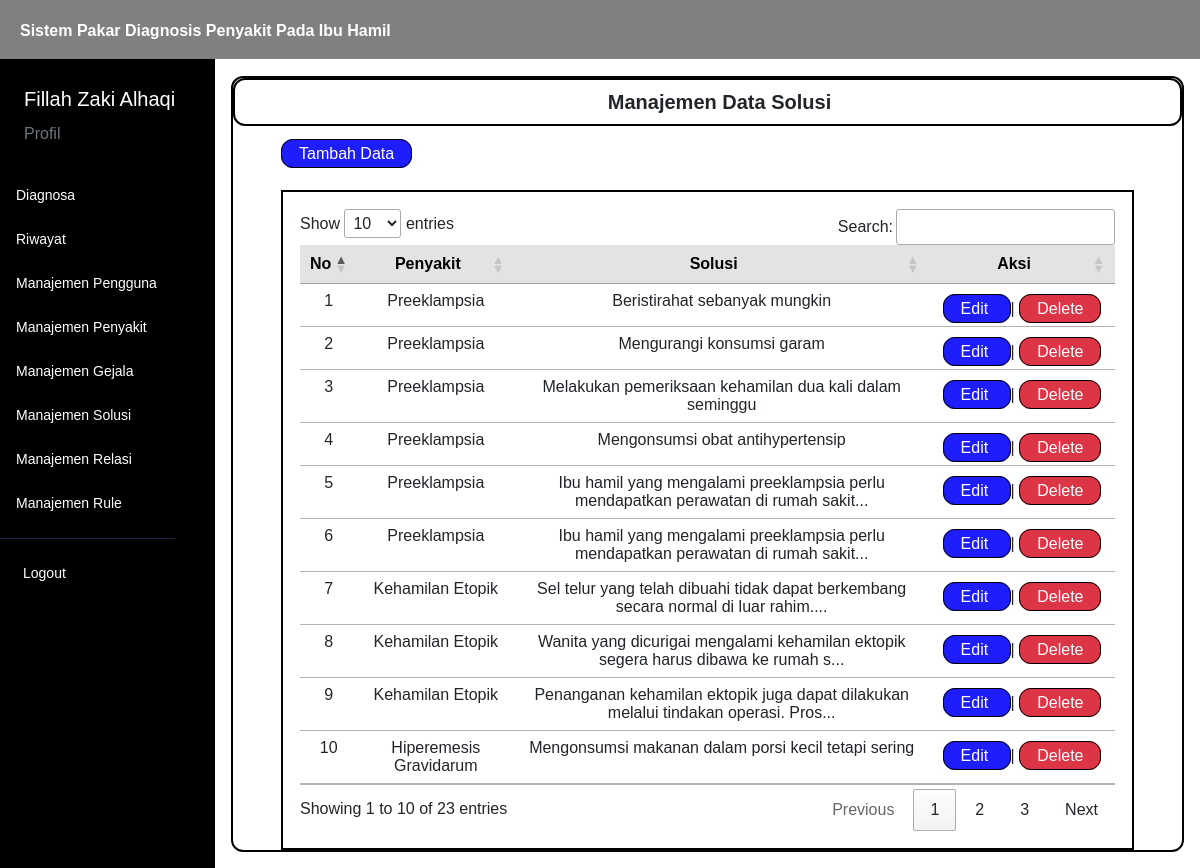
/menu/manaj_solusi.php (signed in), run on the app's committed database.
### tables this page shows
CREATE TABLE `user` (
  `iduser` int(11) NOT NULL,
  `username` varchar(50) NOT NULL,
  `password` varchar(100) NOT NULL,
  `nama` varchar(50) NOT NULL,
  `email` varchar(50) NOT NULL,
  `level` varchar(40) NOT NULL
);

CREATE TABLE `solusi` (
  `idsolusi` int(11) NOT NULL,
  `idpenyakit` int(11) NOT NULL,
  `solusi` text NOT NULL
);

CREATE TABLE `penyakit` (
  `idpenyakit` int(11) NOT NULL,
  `kode_penyakit` varchar(45) NOT NULL,
  `nama_penyakit` varchar(50) NOT NULL,
  `deskripsi` text NOT NULL
);

### controller/main.php (called while the page is built, shortened)
<?php
$conn = mysqli_connect("localhost", "root", "", "kehamilan");
function query($query)
{
    global $conn;
    $result = mysqli_query($conn, $query);
    $rows = [];
    while ($row = mysqli_fetch_assoc($result)) {
        $rows[] = $row;
    }
    return $rows;
}
function generateRandomKey()
{
    $keyLength = 32;
    $randomBytes = openssl_random_pseudo_bytes($keyLength, $strong);
    if (!$strong) {
        $randomBytes = random_bytes($keyLength);
    }
    return base64_encode($randomBytes);
}
function enkripsi($kata)
{
    $key = generateRandomKey();
    $string = openssl_encrypt($kata, 'AES-256-CBC', $key, 0, substr($key, 0, 16));
    $hasilEnkripsi = base64_encode($key . $string);
    return $hasilEnkripsi;
}
function dekripsi($kata)
{
    $string = base64_decode($kata);
    $key = substr($string, 0, 44);
    $enkripsi = substr($string, 44);
    $hasil = openssl_decrypt($enkripsi, 'AES-256-CBC', $key, 0, substr($key, 0, 16));
    return $hasil;
}
function cari_user() {
    $id = dekripsi($_COOKIE['SPKehamilan']);
    $user = query("SELECT * FROM user WHERE iduser = $id")[0];
    return $user;
}
function validasi_admin()
{
    $id = dekripsi($_COOKIE['SPKehamilan']);
    $cek = query("SELECT * FROM user WHERE iduser = $id")[0];
}
?>

### menu/manaj_solusi.php (the view, shortened to what this page needs)
<?php
$data = query("SELECT * FROM solusi ORDER BY idpenyakit ASC");
?>
<html lang="en">
<head>
    <link href="https://cdn.jsdelivr.net/npm/bootstrap@5.3.0/dist/css/bootstrap.min.css" rel="stylesheet"
>
    <link rel="stylesheet" href="https://cdn.datatables.net/1.13.4/css/jquery.dataTables.min.css">
    <link rel="stylesheet" href="../style.css">
</head>
<body>
    <div class="content">
        <?php
        require_once('../navbar/navbar.php');
        ?>
        <div class="main-container m-0">
            <div class="d-flex">
                <?php
                require_once('../navbar/sidebar.php');
                ?>
                <div class="contents px-3 py-3">
                    <div class="box">
                        <div class="box1">
                            <h5 class="text-dark text-center mb-0 ms-4 fw-bold">
                                Manajemen Data Solusi
                            </h5>
                        </div>
                        <div class="ms-5 mt-3">
                            <a href="../insert/solusi.php">Tambah Data</a>
                        </div>
                        <div class="tabel mt-4 mx-5">
                            <table id="example" class="table table-hover text-center">
                                <thead>
                                    <tr class="table-secondary">
                                        <th class="text-center" scope="col">No</th>
                                        <th class="text-center" scope="col">Penyakit</th>
                                        <th class="text-center" scope="col">Solusi</th>
                                        <th class="text-center" scope="col" style="width: 150px;">Aksi</th>
                                    </tr>
                                </thead>
                                <tbody>
                                    <?php
                                    $i = 1;
                                    foreach ($data as $sol):
                                        ?>
                                        <tr>
                                            <?php
                                            $idpenyakit = $sol['idpenyakit'];
                                            $nama_penyakit = query("SELECT nama_penyakit FROM penyakit WHERE idpenyakit = $idpenyakit")[0];
                                            ?>
                                            <td>
                                                <?= $i; ?>
                                            </td>
                                            <td>
                                                <?= $nama_penyakit['nama_penyakit']; ?>
                                            </td>
                                            <td class="truncate">
                                                <?php
                                                $solusi_terbatas = substr($sol['solusi'], 0, 80);
                                                echo $solusi_terbatas;
                                                if (strlen($sol['solusi']) > 80) {
                                                    echo '...';
                                                }
                                                ?>
                                            </td>
                                            <td>
                                                <div class="mt-2">
                                                    <a href="../edit/solusi.php?id=<?= enkripsi($sol['idsolusi']); ?>">
                                                        Edit
                                                    </a>
                                                    |
                                                    <a href="#" class="delete bg-danger" id="delete"
                                                        onclick="confirmDelete(<?= $sol['idsolusi']; ?>)">
                                                        Delete
                                                    </a>
                                                </div>
                                            </td>
                                        </tr>
                                        <?php
                                        $i++;
                                    endforeach;
                                    ?>
                                </tbody>
                            </table>
                        </div>
                    </div>
                </div>
            </div>
        </div>
    </div>
</body>
</html>

### navbar/sidebar.php (shortened to what this page needs)
<?php
validasi_admin();
?>
<div class="sidebar" id="side_nav">
    <div class="content-side">
        <div class="profil pt-4">
            <span class="text-white ms-4 fs-5">
                <?= $user['nama']; ?>
            </span>
            <div class="ms-4 mt-2">
                <a class="text-decoration-none text-secondary" href="../menu/profil.php">Profil</a>
            </div>
        </div>
        <div class="">
            <ul class="list-unstyled pt-4 fw-medium">
                <li class="">
                    <a href="../diagnosa" class="text-decoration-none d-block">
                        <span>Diagnosa</span>
                    </a>
                </li>
                <li class="">
                    <a href="../menu/riwayat.php" class="text-decoration-none d-block">
                        <span>Riwayat</span>
                    </a>
                </li>
                <li class="">
                    <a href="../menu/manaj_pengguna.php" class="text-decoration-none d-block">
                        <span>Manajemen Pengguna</span>
                    </a>
                </li>
                <li class="">
                    <a href="../menu/manaj_penyakit.php" class="text-decoration-none d-block">
                        <span>Manajemen Penyakit</span>
                    </a>
                </li>
                <li class="">
                    <a href="../menu/manaj_gejala.php" class="text-decoration-none d-block">
                        <span>Manajemen Gejala</span>
                    </a>
                </li>
                <li class="">
                    <a href="../menu/manaj_solusi.php" class="text-decoration-none d-block">
                        <span>Manajemen Solusi</span>
                    </a>
                </li>
                <li class="">
                    <a href="../menu/manaj_relasi.php" class="text-decoration-none d-block">
                        <span>Manajemen Relasi</span>
                    </a>
                </li>
                <li class="">
                    <a href="../menu/manaj_rule.php" class="text-decoration-none d-block">
                        <span>Manajemen Rule</span>
                    </a>
                </li>
            </ul>
        </div>
        <hr class="hr-color">
        <ul class="list-unstyled fw-medium pb-5">
            <li>
                <a href="../logout.php" class="text-decoration-none d-block">
                    <span>Logout</span>
                </a>
            </li>
        </ul>
    </div>
</div>

### style.css (style rules this page uses)
* { font-family: "Chakra Petch", sans-serif; }
body { background: white; margin: 0; padding: 0; border: 0; }
.content { min-height: 100vh; width: 100%; }
.sidebar { background: black; min-width: 215px; max-width: 215px; transition: all ease-in 0.3s; min-height: 100vh; }
hr.hr-color { color: #272247; opacity: 1; }
.sidebar ul { padding: 0 11px; }
.sidebar li { margin: 7px 0; }
.sidebar li a { color: white; padding: 8px 5px; font-size: 14px; margin-left: 0; }
.content-side { position: fixed; margin-top: 60px; }
.contents { width: 100%; margin-top: 60px; }
.content .contents a { border: solid black 1px; border-radius: 12px; padding: 5px 17px; background: rgb(30, 30, 250); color: #ffffff; text-decoration: none; }
.content .contents .delete { border: solid black 1px; border-radius: 12px; padding: 5px 17px; background: rgb(250, 30, 30); color: #ffffff; text-decoration: none; }
.tabel { border: solid black 2px; padding: 17px; }
.contents .tabel table thead { background-color: #272247; }
.box { border: black solid 2px; border-radius: 12px; height: 100%; }
.box1 { border: black solid 2px; border-radius: 12px; padding: 10px; }

### data on the page
user: nama "Fillah Zaki Alhaqi"
solusi: idpenyakit.nama_penyakit "Preeklampsia", solusi "Beristirahat sebanyak mungkin"
solusi: idpenyakit.nama_penyakit "Preeklampsia", solusi "Mengurangi konsumsi garam"
solusi: idpenyakit.nama_penyakit "Preeklampsia", solusi "Melakukan pemeriksaan kehamilan dua kali dalam seminggu"
solusi: idpenyakit.nama_penyakit "Preeklampsia", solusi "Mengonsumsi obat antihypertensip"
solusi: idpenyakit.nama_penyakit "Preeklampsia", solusi "Ibu hamil yang mengalami preeklampsia perlu mendapatkan perawatan di rumah sakit"
solusi: idpenyakit.nama_penyakit "Preeklampsia", solusi "Ibu hamil yang mengalami preeklampsia perlu mendapatkan perawatan di rumah sakit"
solusi: idpenyakit.nama_penyakit "Kehamilan Etopik", solusi "Sel telur yang telah dibuahi tidak dapat berkembang secara normal di luar rahim."
solusi: idpenyakit.nama_penyakit "Kehamilan Etopik", solusi "Wanita yang dicurigai mengalami kehamilan ektopik segera harus dibawa ke rumah s"
solusi: idpenyakit.nama_penyakit "Kehamilan Etopik", solusi "Penanganan kehamilan ektopik juga dapat dilakukan melalui tindakan operasi. Pros"
solusi: idpenyakit.nama_penyakit "Hiperemesis Gravidarum", solusi "Mengonsumsi makanan dalam porsi kecil tetapi sering"
